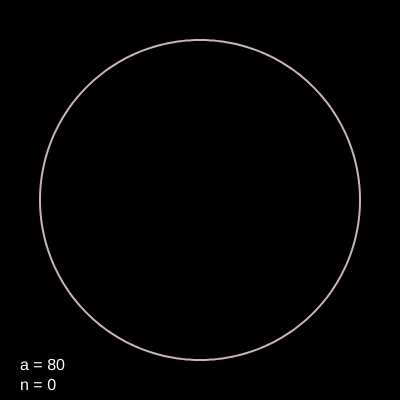
Frame 1 (no input)
Frame 60 (no input): identical to frame 1, image omitted
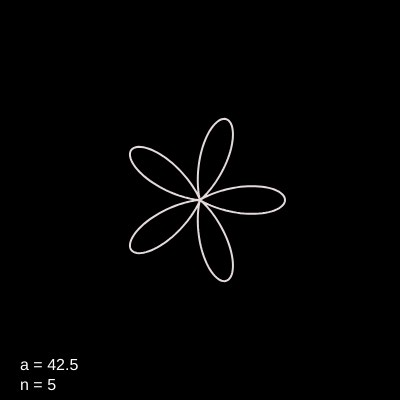
Frame 120 (the mouse pressed at the canvas centre since frame 60)

The p5.js sketch that drew these frames (run headless with seeded random() and noise() and a simulated clock; from frame 60 on, the mouse is pressed at the canvas centre):

// p5.js sketch
// ── sketch.js
function setup() {
  createCanvas(400, 400);
  angleMode(DEGREES); //el ángulo se cambia a grados
}

function draw() {
  background(0); //fondo negro
  let n = map(mouseX,0,width,0,10); //valor de n entre 0 y 10
  let a = map(mouseY,0,height,80,5); //valor de a entre 5 y 80
  
  translate(width/2,height/2); //origen al centro de la pantalla
  noFill(); //sin relleno
  stroke(map(mouseY,0,height,200,255),map(mouseX,0,height,180,255),map(mouseX,0,height,180,255)); //línea de color variable
  strokeWeight(2); //grosor de línea igual a 2 
  beginShape(); //se comienza a graficar
  for (let ang = 0; ang <= 720; ang++) { //ciclo para el ángulo hasta un valor 720
    let r = a + a * cos(n*ang); //relación de r con el ángulo
    let x = r * cos(ang); //cambio de coordenadas polar a eje x
    let y = r * sin(ang); //cambio de coordenadas polar a eje y
    vertex(x, y); //se añaden puntos a la curva
  }
  endShape(); //se termina de graficar
  
  noStroke(); //texto sin borde
  fill(255); //texto blanco
  textSize(16); //tamaño de texto igual a 16
  text("a = "+a,-180,170); //muestra el valor de a
  text("n = "+n,-180,190); //muestra el valor de n
}
